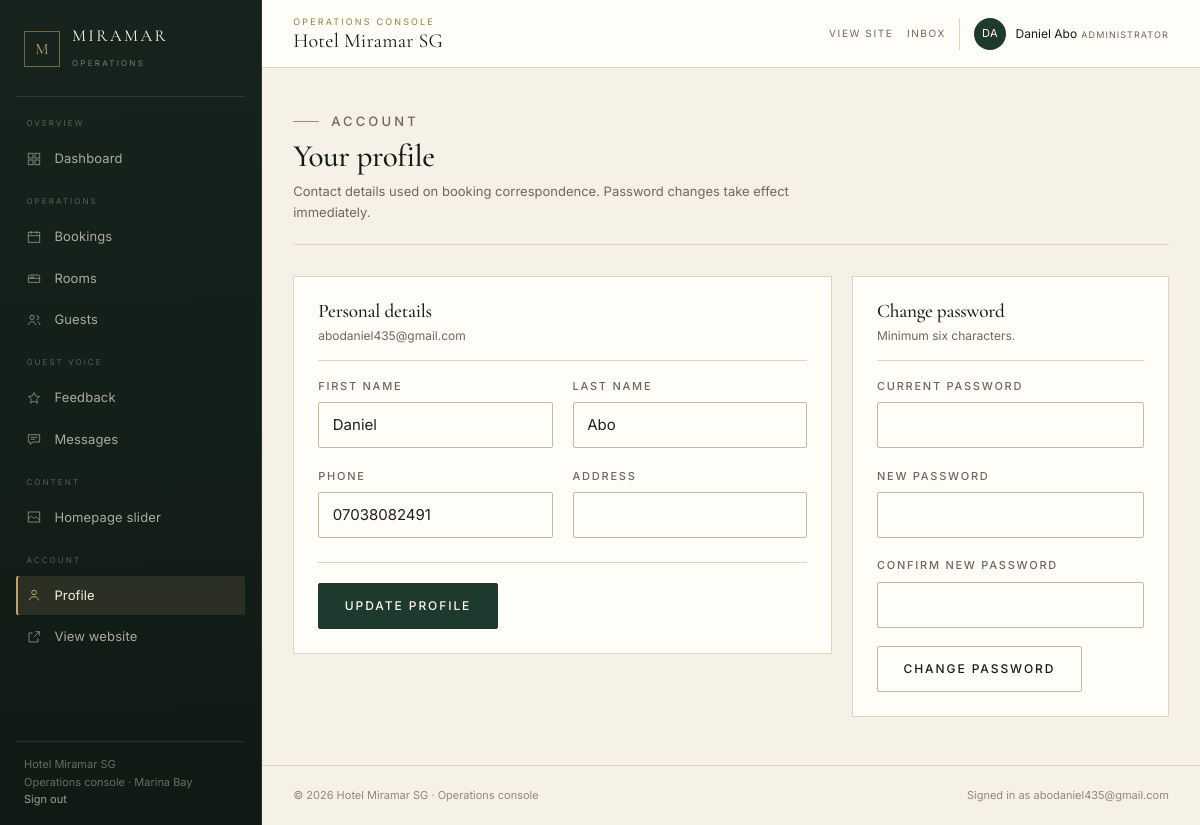
Screenshot of /admin/profile (signed in) with the database file from the repository.
### app/models/models.py (models this page shows, shortened)
class User(UserMixin, db.Model):
    __tablename__ = 'users'
    id = db.Column(db.Integer, primary_key=True)
    email = db.Column(db.String(120), unique=True, nullable=False, index=True)
    password_hash = db.Column(db.String(256), nullable=False)
    first_name = db.Column(db.String(80), nullable=False)
    last_name = db.Column(db.String(80), nullable=False)
    phone = db.Column(db.String(30))
    address = db.Column(db.String(255))
    is_admin = db.Column(db.Boolean, default=False, nullable=False)
    is_active = db.Column(db.Boolean, default=True, nullable=False)
    created_at = db.Column(db.DateTime, default=datetime.utcnow)
    updated_at = db.Column(db.DateTime, default=datetime.utcnow, onupdate=datetime.utcnow)
    bookings = db.relationship('Booking', back_populates='user', lazy='dynamic',
                               cascade='all, delete-orphan')
    feedbacks = db.relationship('Feedback', back_populates='user', lazy='dynamic')
    @property
    def full_name(self):
        return f'{self.first_name} {self.last_name}'

### app/routes/admin.py (the view, shortened to what this page needs)
@admin_bp.route('/profile', methods=['GET', 'POST'])
@admin_required
def profile():
    form = ProfileForm(obj=current_user)
    pwd_form = ChangePasswordForm()
    return render_template('admin/profile.html', form=form, pwd_form=pwd_form)

### app/forms/forms.py
class ProfileForm(FlaskForm):
    first_name = StringField('First Name', validators=[DataRequired(), Length(1, 80)])
    last_name = StringField('Last Name', validators=[DataRequired(), Length(1, 80)])
    phone = StringField('Phone', validators=[Optional(), Length(0, 30)])
    address = StringField('Address', validators=[Optional(), Length(0, 255)])
    submit = SubmitField('Update Profile')

class ChangePasswordForm(FlaskForm):
    current_password = PasswordField('Current Password', validators=[DataRequired()])
    new_password = PasswordField('New Password', validators=[DataRequired(), Length(6, 128)])
    confirm_password = PasswordField(
        'Confirm New Password',
        validators=[DataRequired(), EqualTo('new_password')]
    )
    submit = SubmitField('Change Password')

### app/models/models.py (called while the page is built)
@login_manager.user_loader
def load_user(user_id):
    return User.query.get(int(user_id))

### app/routes/admin.py (called while the page is built)
def admin_required(f):
    @wraps(f)
    @login_required
    def decorated(*args, **kwargs):
        if not current_user.is_admin:
            abort(403)
        return f(*args, **kwargs)
    return decorated

### app/templates/admin/profile.html (shortened to what this page needs)
{% extends 'admin/base_admin.html' %}
{% block admin_content %}
<div class="admin-page-head">
  <div>
    <p class="eyebrow">Account</p>
    <h1>Your profile</h1>
    <p>Contact details used on booking correspondence. Password changes take effect immediately.</p>
  </div>
</div>
<div class="dash-grid">
  <div class="panel admin-form">
    <div class="panel__head">
      <div>
        <h2>Personal details</h2>
        <p>{{ current_user.email }}</p>
      </div>
    </div>
    <form method="post">
      <div class="form-grid">
        <div class="form-group">
          {{ form.first_name.label }}
          {{ form.first_name(class='input', autocomplete='given-name') }}
        </div>
        <div class="form-group">
          {{ form.last_name.label }}
          {{ form.last_name(class='input', autocomplete='family-name') }}
        </div>
        <div class="form-group">
          {{ form.phone.label }}
          {{ form.phone(class='input', autocomplete='tel') }}
        </div>
        <div class="form-group">
          {{ form.address.label }}
          {{ form.address(class='input', autocomplete='street-address') }}
        </div>
      </div>
      <div class="form-actions">
        <button type="submit" name="update_profile" class="btn">Update profile</button>
      </div>
    </form>
  </div>
  <div class="panel">
    <div class="panel__head">
      <div>
        <h2>Change password</h2>
        <p>Minimum six characters.</p>
      </div>
    </div>
    <form method="post" action="{{ url_for('admin.change_password') }}">
      <div class="form-group">
        {{ pwd_form.current_password.label }}
        {{ pwd_form.current_password(class='input', autocomplete='current-password') }}
      </div>
      <div class="form-group">
        {{ pwd_form.new_password.label }}
        {{ pwd_form.new_password(class='input', autocomplete='new-password') }}
      </div>
      <div class="form-group">
        {{ pwd_form.confirm_password.label }}
        {{ pwd_form.confirm_password(class='input', autocomplete='new-password') }}
      </div>
      {{ pwd_form.submit(class='btn btn--ghost') }}
    </form>
  </div>
</div>
{% endblock %}

### app/templates/admin/base_admin.html (shortened to what this page needs)
{% set ep = request.endpoint or '' %}
<!DOCTYPE html>
<html lang="en">
<head>
  <link rel="stylesheet" href="{{ url_for('static', filename='css/main.css') }}">
</head>
<body class="admin-body">
  <div class="admin-shell">
    <aside class="admin-sidebar" id="admin-sidebar" data-admin-panel aria-label="Console navigation">
      <a class="admin-brand" href="{{ url_for('admin.dashboard') }}">
        <span class="admin-brand__monogram" aria-hidden="true">M</span>
        <span>
          <span class="admin-brand__name">Miramar</span>
          <span class="admin-brand__role">Operations</span>
        </span>
      </a>
      <nav class="admin-nav" aria-label="Console sections">
        <p class="admin-nav__group">Overview</p>
        <a href="{{ url_for('admin.dashboard') }}" class="admin-nav__link{% if ep == 'admin.dashboard' %} is-active{% endif %}"{% if ep == 'admin.dashboard' %} aria-current="page"{% endif %}>
          <svg viewBox="0 0 24 24" aria-hidden="true"><rect x="3.5" y="3.5" width="7" height="7"/><rect x="13.5" y="3.5" width="7" height="7"/><rect x="3.5" y="13.5" width="7" height="7"/><rect x="13.5" y="13.5" width="7" height="7"/></svg>
          Dashboard
        </a>
        <p class="admin-nav__group">Operations</p>
        <a href="{{ url_for('admin.bookings') }}" class="admin-nav__link{% if 'booking' in ep %} is-active{% endif %}"{% if 'booking' in ep %} aria-current="page"{% endif %}>
          <svg viewBox="0 0 24 24" aria-hidden="true"><rect x="3.5" y="5" width="17" height="15"/><path d="M3.5 10h17M8 3v4M16 3v4"/></svg>
          Bookings
        </a>
        <a href="{{ url_for('admin.rooms') }}" class="admin-nav__link{% if 'room' in ep %} is-active{% endif %}"{% if 'room' in ep %} aria-current="page"{% endif %}>
          <svg viewBox="0 0 24 24" aria-hidden="true"><path d="M3.5 18.5v-6h17v6M3.5 18.5h17M3.5 12.5v-3a2 2 0 0 1 2-2h13a2 2 0 0 1 2 2v3M7 12.5v-2h4v2"/></svg>
          Rooms
        </a>
        <a href="{{ url_for('admin.customers') }}" class="admin-nav__link{% if 'customer' in ep %} is-active{% endif %}"{% if 'customer' in ep %} aria-current="page"{% endif %}>
          <svg viewBox="0 0 24 24" aria-hidden="true"><circle cx="9" cy="8" r="3.2"/><path d="M3.5 19.5c.6-3.2 2.7-5 5.5-5s4.9 1.8 5.5 5M16 5.5a3 3 0 0 1 0 6M17.5 14.8c2 .5 3.2 2.1 3.5 4.7"/></svg>
          Guests
        </a>
        <p class="admin-nav__group">Guest voice</p>
        <a href="{{ url_for('admin.feedback') }}" class="admin-nav__link{% if 'feedback' in ep %} is-active{% endif %}"{% if 'feedback' in ep %} aria-current="page"{% endif %}>
          <svg viewBox="0 0 24 24" aria-hidden="true"><path d="M12 3.8l2.5 5.2 5.7.8-4.1 4 1 5.7-5.1-2.7-5.1 2.7 1-5.7-4.1-4 5.7-.8z"/></svg>
          Feedback
        </a>
        <a href="{{ url_for('admin.messages') }}" class="admin-nav__link{% if 'message' in ep %} is-active{% endif %}"{% if 'message' in ep %} aria-current="page"{% endif %}>
          <svg viewBox="0 0 24 24" aria-hidden="true"><path d="M3.5 5.5h17v11h-10l-4 3.5v-3.5h-3z"/><path d="M7 9.5h10M7 12.5h6"/></svg>
          Messages
        </a>
        <p class="admin-nav__group">Content</p>
        <a href="{{ url_for('admin.slider') }}" class="admin-nav__link{% if 'slider' in ep %} is-active{% endif %}"{% if 'slider' in ep %} aria-current="page"{% endif %}>
          <svg viewBox="0 0 24 24" aria-hidden="true"><rect x="3.5" y="4.5" width="17" height="15"/><path d="M3.5 15l4.5-4.5 4 4 3-3 5.5 5.5M8 8.8h.01"/></svg>
          Homepage slider
        </a>
        <p class="admin-nav__group">Account</p>
        <a href="{{ url_for('admin.profile') }}" class="admin-nav__link{% if ep == 'admin.profile' %} is-active{% endif %}"{% if ep == 'admin.profile' %} aria-current="page"{% endif %}>
          <svg viewBox="0 0 24 24" aria-hidden="true"><circle cx="12" cy="8.2" r="3.4"/><path d="M5 20c.7-3.5 3.3-5.4 7-5.4s6.3 1.9 7 5.4"/></svg>
          Profile
        </a>
        <a href="{{ url_for('public.index') }}" class="admin-nav__link">
          <svg viewBox="0 0 24 24" aria-hidden="true"><path d="M14 4h6v6M20 4l-8 8M18 14v5.5H4.5V6H10"/></svg>
          View website
        </a>
      </nav>
      <div class="admin-sidebar__foot">
        {{ hotel_name }}<br>
        Operations console &middot; Marina Bay<br>
        <a href="{{ url_for('auth.logout') }}">Sign out</a>
      </div>
    </aside>
    <div class="admin-main" id="admin-main">
      <header class="admin-topbar">
        <div>
          <p class="admin-topbar__eyebrow">Operations console</p>
          <p class="admin-topbar__title">{{ hotel_name }}</p>
        </div>
        <div class="admin-topbar__actions">
          <a class="admin-topbar__link" href="{{ url_for('public.index') }}">View site</a>
          <a class="admin-topbar__link" href="{{ url_for('admin.messages') }}">Inbox</a>
          <div class="admin-user">
            <span class="admin-user__avatar" aria-hidden="true">{{ current_user.first_name[0] }}{{ current_user.last_name[0] }}</span>
            <span>
              <span class="admin-user__name">{{ current_user.full_name }}</span>
              <span class="admin-user__role">Administrator</span>
            </span>
          </div>
        </div>
      </header>
      <main class="admin-content">
        {% block admin_content %}{% endblock %}
      </main>
      <footer class="admin-footer">
        <span>&copy; 2026 {{ hotel_name }} &middot; Operations console</span>
        <span>Signed in as {{ current_user.email }}</span>
      </footer>
    </div>
  </div>
</body>
</html>

### rows the page displays
User: first_name "D", last_name "A", full_name "Daniel Abo", email "abodaniel435@gmail.com", first_name "Daniel", last_name "Abo", phone "07038082491"

### other values shown
{{ hotel_name }} "Hotel Miramar SG"
{{ pwd_form.current_password.label }} "CURRENT PASSWORD"
{{ pwd_form.new_password.label }} "NEW PASSWORD"
{{ pwd_form.confirm_password.label }} "CONFIRM NEW PASSWORD"
